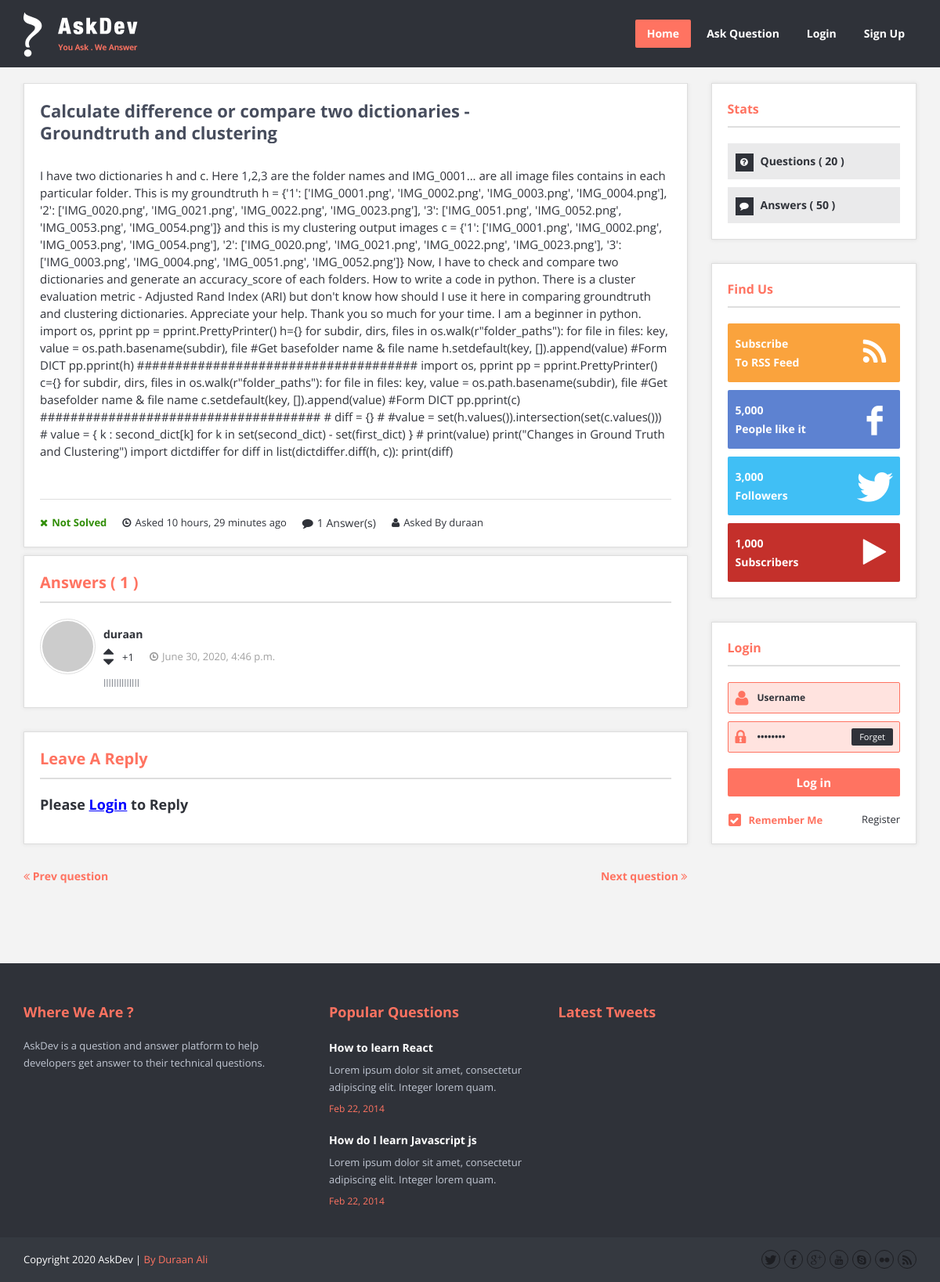
/19/question_detail, run on the app's committed database.
### questions_answers/models.py (models this page shows, shortened)
class Questions(models.Model):
    title = models.CharField(max_length=200)
    description = models.TextField()
    created = models.DateTimeField(auto_now_add=True)
    updated = models.DateTimeField(auto_now=True)
    status = models.IntegerField(choices=STATUS, default=1)
    author = models.ForeignKey(User, on_delete=models.CASCADE, related_name="questionsByUser", null=True)
    class Meta:
        ordering = ['-created']

class Answers(models.Model):
    question_id = models.ForeignKey(Questions, on_delete=models.CASCADE, related_name="answersByQuestion", null=True)
    reply = models.TextField()
    created = models.DateTimeField(auto_now_add=True)
    updated = models.DateTimeField(auto_now=True)
    user = models.ForeignKey(User, on_delete=models.CASCADE, related_name="answersByUser", null=True)

### questions_answers/views.py (the view)
# urls.py: path('<id>/question_detail', question_detail, name="question_detail"),
def question_detail(request, id):
    singleQuestion = Questions.objects.get(id=id)
    answer = None
    if request.method == "POST":
        form = AnswerQuestion(data=request.POST)
        if form.is_valid():
            answer = form.save(commit=False)
            question = get_object_or_404(Questions, id=id)
            print("question", question)
            answer.user = request.user
            answer.question_id = question
            answer.save()
            return HttpResponseRedirect("question_detail")
    else:
        form = AnswerQuestion(request.POST)
    number_answers = Answers.objects.filter(question_id=id).count()
    print("nums of answers", number_answers)
    context = {
        "singleQuestion": singleQuestion,
        "number_answers": number_answers,
        "form": form
    }
    return render(request, "question_detail.html", context)

### questions_answers/forms.py
class AnswerQuestion(forms.ModelForm):
    class Meta:
        model = Answers
        fields = ["reply"]
        widgets = {
            'question_id': forms.HiddenInput(),
            'user': forms.HiddenInput()
        }

### questions_answers/templates/question_detail.html (shortened to what this page needs)
{% extends "single_question.html" %}
{% block single %}
      <article class="question single-question question-type-normal">
        <h2>
         {{singleQuestion.title}}
        </h2>
        <div class="question-inner">
          <div class="question-desc">
            <p>{{singleQuestion.description}}</p>
          </div>
          <div style="display: flex;">
          <div class="question-details">
            {% if singleQuestion.status == 1 %}
            <span class="question-answered question-answered-done"><i class="icon-remove"></i>Not Solved</span>
            {% else %}
            <span class="question-answered question-answered-done"><i class="icon-ok"></i>Solved</span>
            {% endif %}
          </div>
          <span class="question-date"><i class="icon-time"></i>Asked {{ singleQuestion.created|timesince }} ago</span>
          <span class="question-comment"><i class="icon-comment"></i>{{number_answers}} Answer(s)</span>
          <span class="question-view"><i class="icon-user"></i>Asked By {{ singleQuestion.author }}</span>
          </div>
        </div>
      </article>
      <div id="commentlist" class="page-content">
        <div class="boxedtitle page-title"><h2>Answers ( <span class="color">{{number_answers}}</span> )</h2></div>
        <ol class="commentlist clearfix">
            <li class="comment">
                {% for answer in singleQuestion.answersByQuestion.all %}
                <div class="comment-body comment-body-answered clearfix">
                    <div class="avatar"><img alt="" src="http://placehold.it/60x60/FFF/444"></div>
                    <div class="comment-text">
                        <div class="author clearfix">
                          <div class="comment-author"><a href="#">{{ answer.user }}</a></div>
                          <div class="comment-vote">
                            <ul class="question-vote">
                              <li><a href="#" class="question-vote-up" title="Like"></a></li>
                              <li><a href="#" class="question-vote-down" title="Dislike"></a></li>
                            </ul>
                          </div>
                          <span class="question-vote-result">+1</span>
                          <div class="comment-meta">
                                <div class="date"><i class="icon-time"></i>{{ answer.created }}</div>
                            </div>
                        </div>
                        <div class="text"><p>{{ answer.reply }}</p>
                        </div>
                    </div>
                </div>
                {% empty %}
                <div class="comment-body comment-body-answered clearfix">
                <p>No answers here yet :(</p>
                  </div>
                {% endfor %}
                    </li>
        </ol>
      </div>
      <div id="respond" class="comment-respond page-content clearfix">
          <div class="boxedtitle page-title"><h2>Leave a reply</h2></div>
          {% if user.is_authenticated %}
          <form action="" method="post" action="" class="comment-form">
            {% csrf_token %}
              <div id="respond-textarea">
                  <p>
                      <label for="comment">Answer<span>*</span></label>
                      {{ form.reply }}
                  </p>
              </div>
              <p class="form-submit">
                <input name="submit" type="submit" value="Post your answer" class="button small color">
              </p>
          </form>
          {% else %}
          <h3>Please <a href="/{{'login'}}" style="text-decoration: underline; color: blue">Login</a> to Reply</h3>
          {% endif %}
      </div>
      <div class="post-next-prev clearfix">
          <p class="prev-post">
              <a href="#"><i class="icon-double-angle-left"></i>&nbsp;Prev question</a>
          </p>
          <p class="next-post">
              <a href="#">Next question&nbsp;<i class="icon-double-angle-right"></i></a>
          </p>
      </div>
    </div>
    {% endblock %}

### static/css/skins/skins.css (style rules this page uses)
.more:hover,.button.color,.button.black:hover,.go-up,.widget_portfolio .portfolio-widget-item:hover .portfolio_img:before,.popular_posts .popular_img:hover a:before,.widget_flickr a:hover:before,.widget_highest_points .author-img a:hover:before,.question-author-img:hover span,.pagination a:hover,.pagination span:hover,.pagination span.current,.about-author .author-image a:hover:before,.question-comments a,.flex-direction-nav li a:hover,.button.dark_button.color:hover,.table-style-2 thead th,.progressbar-percent,.carousel-arrow a:hover,.box_icon:hover .icon_circle,.box_icon:hover .icon_soft_r,.box_icon:hover .icon_square,.bg_default,.box_warp_colored,.box_warp_hover:hover,.post .boxedtitle i,.single-question-title i,.question-type,.post-type,.social_icon a,.page-content .boxedtitle,.main-content .boxedtitle,.flex-caption h2,.flex-control-nav li a.flex-active,.bxslider-overlay:before,.navigation ul li ul li:hover > a,.navigation ul li ul li.current_page_item > a,#header-top,.navigation > ul > li:hover > a,.navigation > ul > li.current_page_item > a,.ask-me,.breadcrumbs,#footer-bottom .social_icons ul li a:hover,.widget_tag_cloud a:hover,input[type="checkbox"],.login-password a:hover,.tab a.current,.question-type-main,.question-report:hover,.load-questions,.del-poll-li:hover,.styled-select::before,.fileinputs span,.post .post-type,.divider span,.widget_menu li.current_page_item a,.accordion .accordion-title.active a,.tab-inner-warp,.navigation_mobile_click:before { background-color: #ff7361; }
p a,li a, a:hover,.button.normal:hover,span.color,#footer a:hover,.widget a:hover,.question h3 a:hover,.boxedtitle h1 a:hover,.boxedtitle h2 a:hover,.boxedtitle h3 a:hover,.boxedtitle h4 a:hover,.boxedtitle h5 a:hover,.boxedtitle h6 a:hover,.box_icon:hover span i,.color_default,.navigation_mobile > ul a:hover,.navigation_mobile > ul li ul li:hover:before,.post .post-meta .meta-author a:hover,.post .post-meta .meta-categories a:hover,.post .post-meta .meta-comment a:hover,.question h2 a:hover,.question-category a:hover,.question-reply:hover i,.question-category a:hover i,.question-comment a:hover,.question-comment a:hover i,.question-reply:hover,.post .post-meta .meta-author:hover a,.post .post-meta .meta-author:hover i,.post .post-meta .meta-categories:hover a,.post .post-meta .meta-categories:hover i,.post .post-meta .meta-comment:hover a,.post .post-meta .meta-comment:hover i,.post-title a:hover,.question-tags a,.question .question-type,.comment-author a:hover,.comment-reply:hover,.user-profile-widget li a:hover,.taglist .tag a.delete:before,.form-style p span.color,.post-tags,.post-tags a,.related-posts li a:hover,#footer.footer_light_top .related-posts li a:hover,.share-inside,.share-inside-warp ul li a:hover,.user-points .question-vote-result,.navigation > ul > li > a > .menu-nav-arrow,#footer-bottom a,.widget h3.widget_title,#footer .related-item span,.widget_twitter ul li:before,#footer .widget_twitter .tweet_time a,.widget_highest_points li h6 a,#footer .widget_contact ul li span,.rememberme label,.login-text i,.login-password i,.question-tags,.question-tags i,.panel-pop h2,input[type="text"],input[type="password"],input[type="email"],textarea,select,.panel-pop p,.main-content .page-content .boxedtitle.page-title h2,.fakefile button,.login p,.login h2,.contact-us h2,.share-inside i,#related-posts h2,.comment-reply,.post-title,.post-title a,.user-profile h2,.stats-head,.block-stats-1,.block-stats-2,.block-stats-3,.block-stats-4,.user-question h3 a,.icon_shortcode .ul_icons li,.testimonial-client span,.box_icon h1,.box_icon h2,.box_icon h3,.box_icon h4,.box_icon h5,.box_icon h6,.widget_contact ul li i,#footer.footer_light_top .widget a:hover { color: #ff7361; }

### templates/include/header.html (style rules this page uses)
.question-desc { font-size: 15px; color:#3d3f42; }

### data on the page
Questions: title "Calculate difference or compare two dictionaries - Groundtruth and clustering", description "I have two dictionaries h and c. Here 1,2,3 are the folder names and IMG_0001... are all image files contains in each particular folder. This is my groundtruth h = {'1': ['IMG_0001.png', 'IMG_0002.png', 'IMG_0003.png', 'IMG_0004.png'], '2': ['IMG_0020.png', 'IMG_0021.png', 'IMG_0022.png', 'IMG_0023.png'], '3': ['IMG_0051.png', 'IMG_0052.png', 'IMG_0053.png', 'IMG_0054.png']} and this is my clustering output images c = {'1': ['IMG_0001.png', 'IMG_0002.png', 'IMG_0053.png', 'IMG_0054.png'], '2': ['IMG_0020.png', 'IMG_0021.png', 'IMG_0022.png', 'IMG_0023.png'], '3': ['IMG_0003.png', 'IMG_0004.png', 'IMG_0051.png', 'IMG_0052.png']} Now, I have to check and compare two dictionaries and generate…", created "10 hours, 29 minutes", author "duraan"
Answers: user "duraan", created "June 30, 2020, 4:46 p.m.", reply "llllllllllllll"

### other printed values
{{ number_answers }} "1"
